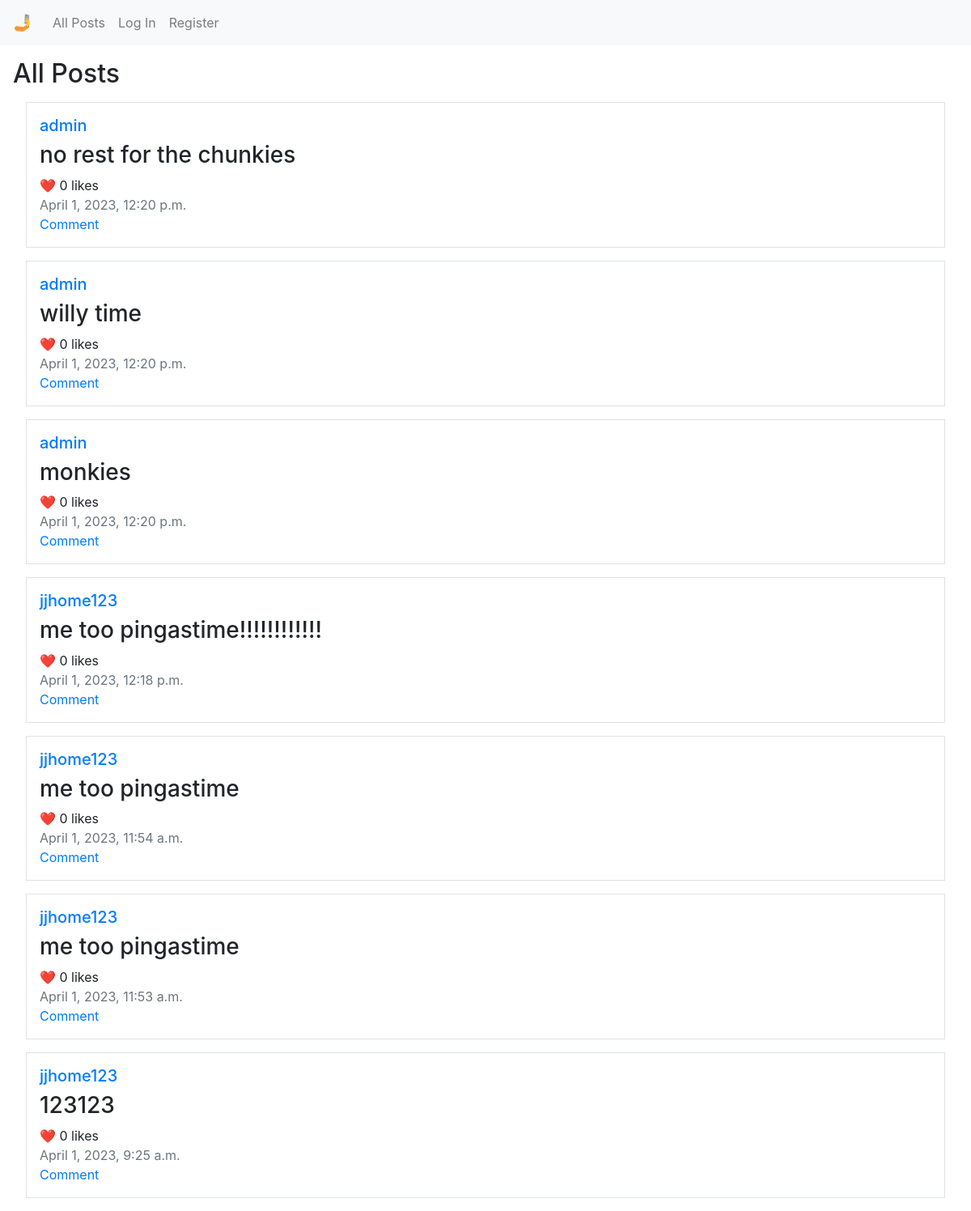
The app's page /, older data.
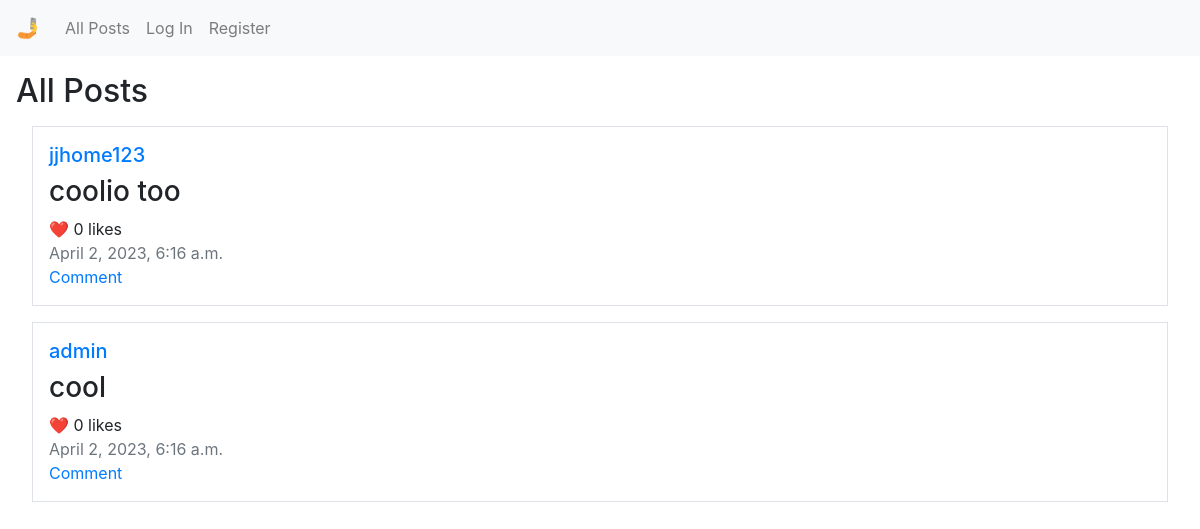
The same page, newer data.
### network/models.py (models this page shows, shortened)
class Post(models.Model):
    poster = models.ForeignKey(User, on_delete=models.CASCADE, null=True, default=None)
    post = models.CharField(max_length=2000)
    datetime = models.DateTimeField(auto_now=True)

class User(AbstractUser):
    pass

### network/views.py (the view, shortened to what this page needs)
# urls.py: path("", views.index, name="index"),
def index(request):
    posts = Post.objects.all().order_by('datetime')
    return render(request, "network/index.html", {
        "posts": posts,
    })

### network/templates/network/index.html (shortened to what this page needs)
{% extends "network/layout.html" %}
{% block body %}
    <h2>All Posts</h2>
    <div class="posts">
        {% for post in posts reversed %}
        <div class="border m-3 p-3">
            <h5><a href="{% url 'profile' post.poster.username %}">{{ post.poster }}</a></h5>
            <div id="post_body{{ post.pk }}"><h3>{{ post.post }}</h3></div>
            <div class="likes">
                {% if request.user.is_authenticated %}
                <span class="like_button" id="like{{ post.pk }}" data-like_id="{{ post.pk }}">🤍</span>
                {% else %}
                <span>❤️</span>
                {% endif %}
                <span><span class="like_num" id="like-count{{ post.pk }}" data-num_id="{{ post.pk }}">0</span> likes</span>
            </div>
            <div class="text-muted">{{ post.datetime }}</div>
            <a href="#">Comment</a>
        </div>
        {% empty %}
        <div class="m-3 p-3">
            <h5>No posts to display.</h5>
        </div>
        {% endfor %}
    </div>
{% endblock %}

### network/templates/network/layout.html (shortened to what this page needs)
{% load static %}
<!DOCTYPE html>
<html lang="en">
    <head>
        <link rel="stylesheet" href="https://stackpath.bootstrapcdn.com/bootstrap/4.4.1/css/bootstrap.min.css">
        <link href="{% static 'network/styles.css' %}" rel="stylesheet">
    </head>
    <body>
        <nav class="navbar navbar-expand-lg navbar-light bg-light">
            <a class="navbar-brand" href="{% url 'index' %}">🤳</a>
            <div>
              <ul class="navbar-nav mr-auto">
                <li class="nav-item">
                  <a class="nav-link" href="{% url 'index' %}">All Posts</a>
                </li>
                {% if request.user.is_authenticated %}
                    <li class="nav-item">
                        <a class="nav-link" href="#">Following</a>
                    </li>
                    <li class="nav-item">
                        <a class="nav-link" href="{% url 'logout' %}">Log Out</a>
                    </li>
                {% else %}
                    <li class="nav-item">
                        <a class="nav-link" href="{% url 'login' %}">Log In</a>
                    </li>
                    <li class="nav-item">
                        <a class="nav-link" href="{% url 'register' %}">Register</a>
                    </li>
                {% endif %}
              </ul>
            </div>
          </nav>
        <div class="body m-3">
            {% block body %}
            {% endblock %}
        </div>
    </body>
</html>

Row changes from the older to the newer data that the page shows:
removed Post: poster "admin", post "no rest for the chunkies", datetime "April 1, 2023, 12:20 p.m."
removed Post: poster "admin", post "willy time", datetime "April 1, 2023, 12:20 p.m."
removed Post: poster "admin", post "monkies", datetime "April 1, 2023, 12:20 p.m."
removed Post: poster "jjhome123", post "me too pingastime!!!!!!!!!!!!", datetime "April 1, 2023, 12:18 p.m."
removed Post: poster "jjhome123", post "me too pingastime", datetime "April 1, 2023, 11:54 a.m."
removed Post: poster "jjhome123", post "me too pingastime", datetime "April 1, 2023, 11:53 a.m."
removed Post: poster "jjhome123", post "123123", datetime "April 1, 2023, 9:25 a.m."
added Post: poster "jjhome123", post "coolio too", datetime "April 2, 2023, 6:16 a.m."
added Post: poster "admin", post "cool", datetime "April 2, 2023, 6:16 a.m."
